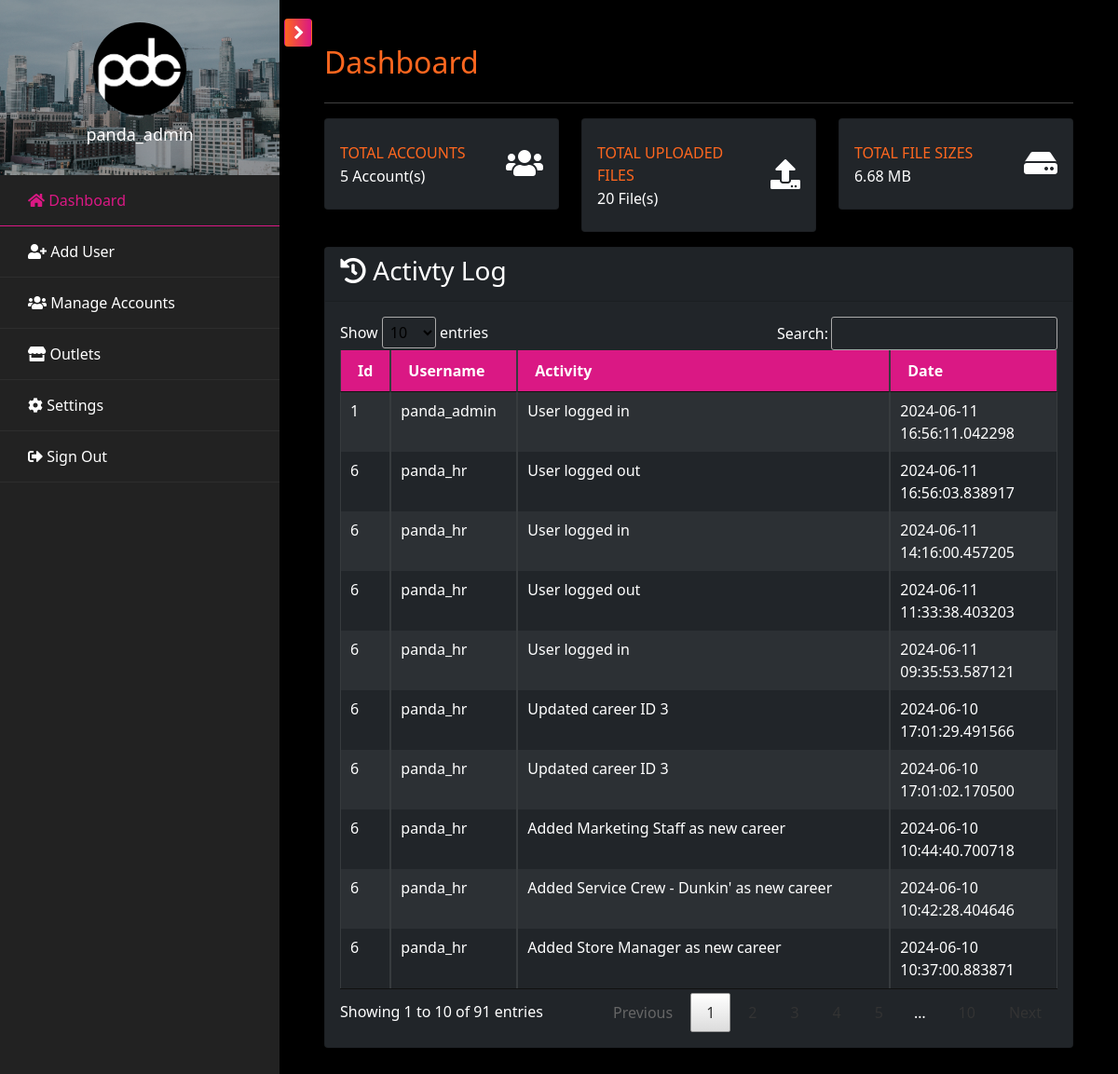
The app's page /pages/admin/admin.dashboard.php (signed in), older data.
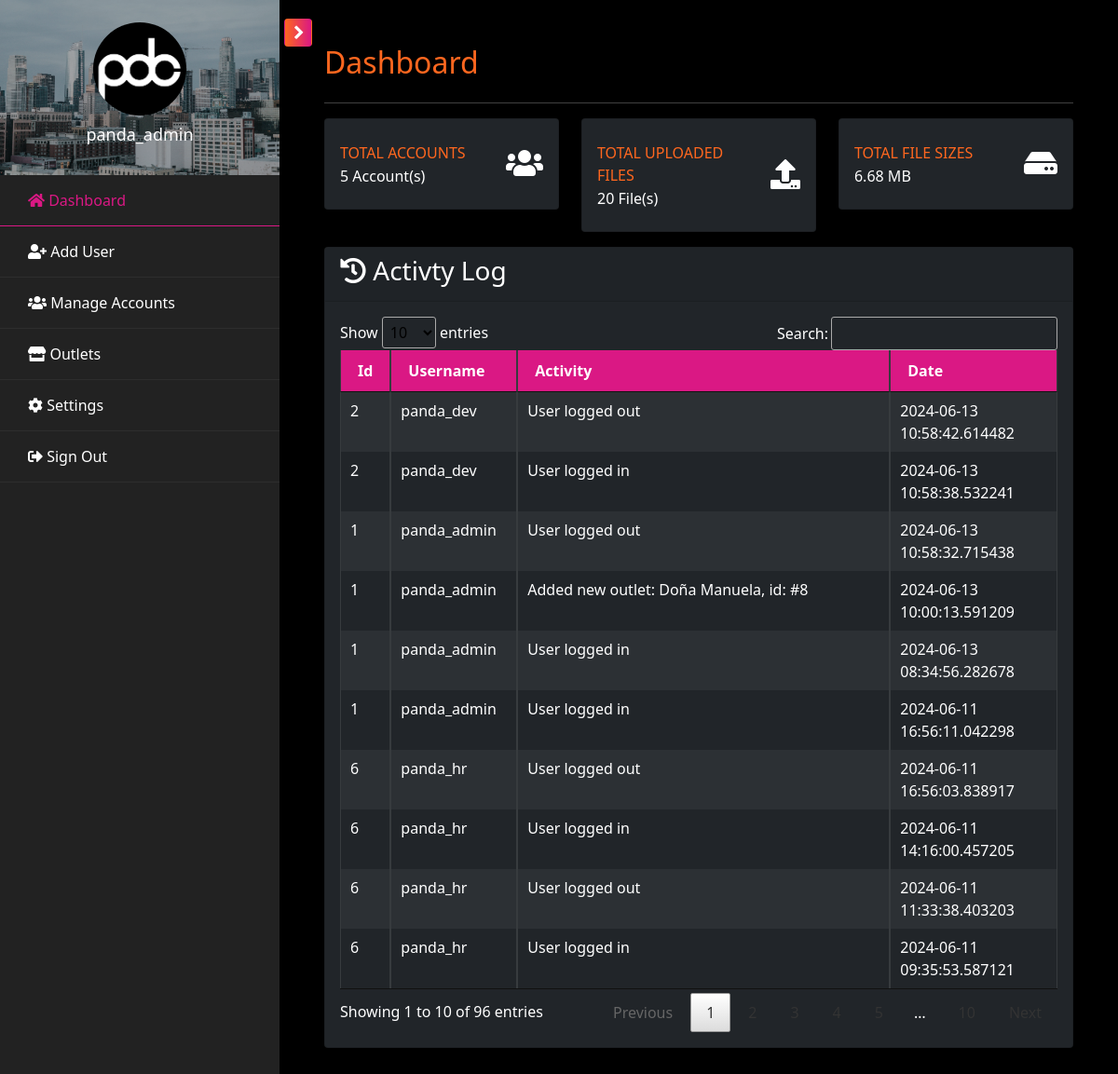
The same page, newer data.
### tables this page shows
CREATE TABLE `tbl_activity` (
  `id` int(100) NOT NULL,
  `user_id` varchar(100) NOT NULL,
  `activity` varchar(2000) NOT NULL,
  `type` varchar(100) NOT NULL,
  `date_posted` datetime(6) NOT NULL DEFAULT current_timestamp(6)
);

CREATE TABLE `tbl_user` (
  `id` int(11) NOT NULL,
  `username` varchar(100) NOT NULL,
  `password` varchar(255) NOT NULL,
  `role` enum('admin','support','dev','marketing','hr','outlet') NOT NULL,
  `branch` varchar(100) DEFAULT NULL,
  `status` enum('Active','Inactive') NOT NULL DEFAULT 'Active',
  `created` datetime(6) DEFAULT current_timestamp(6),
  `updated` datetime(6) DEFAULT current_timestamp(6) ON UPDATE current_timestamp(6)
);

### pages/admin/admin.dashboard.php (the view, shortened to what the changed rows need)
<?php include('admin.header.php'); ?>
            <div id="content" class="p-4 p-md-5 pt-5">
                <h2 class="mb-4 text-orange">Dashboard</h2>
                <div class="row">
                    <div class="col-lg-4 col-md-6 col-sm-6 col-12 mb-3">
                        <div class="card py-2 bg-dark">
                            <div class="card-body">
                                <div class="row no-gutters align-items-center">
                                    <div class="col mr-0">
                                        <div class="text-xs font-weight-bold text-orange text-uppercase mb-1">Total Accounts</div>
                                        <div class="h6 mb-0">
                                            <?php
                                                $acc_qry = "SELECT COUNT(*) FROM tbl_user WHERE status='Active'";
                                                $result = mysqli_query($conn, $acc_qry) or die(mysqli_error($db));
                                                while ($row = mysqli_fetch_array($result)) {
                                                    if($row[0] <= 0) {
                                                        echo "0";
                                                    }
                                                    else {
                                                        echo "$row[0]";
                                                    }
                                                }
                                            ?>&nbsp;Account(s)
                                        </div>
                                    </div>
                                </div>
                            </div>
                        </div>
                    </div>
                </div>
                <div class="card bg-dark">
                    <div class="card-body">
                        <div class="table-responsive">
                            <table class="table table-bordered table-striped table-dark table-sm w-100" id="al_table">
                                <thead>
                                    <tr>
                                        <th>Id</th>
                                        <th>Username</th>
                                        <th>Activity</th>
                                        <th>Date</th>
                                    </tr>
                                </thead>
                                <tbody>
                                    <?php
                                        $activity_qry = mysqli_query($conn, "SELECT a.*, u.id as userid, u.username FROM tbl_activity a INNER JOIN tbl_user u ON a.user_id = u.id ORDER BY date_posted DESC");
                                        while($rows=mysqli_fetch_array($activity_qry)){
                                    ?>
                                        <tr>
                                            <td><?php echo $rows["userid"]; ?></td>
                                            <td><?php echo $rows["username"]; ?></td>
                                            <td><?php echo $rows["activity"]; ?></td>
                                            <td><?php echo $rows["date_posted"]; ?></td>
                                        </tr>
                                    <?php } ?>
                                </tbody>
                            </table>
                        </div>
                    </div>
                </div>
            </div>
<?php include('admin.footer.php'); ?>

Row changes from the older to the newer data that the page shows:
no longer on this page (row unchanged): tbl_activity: user "6", user.username "panda_hr", activity "Updated career ID 3", date_posted "2024-06-10 17:01:29.491566"
no longer on this page (row unchanged): tbl_activity: user "6", user.username "panda_hr", activity "Updated career ID 3", date_posted "2024-06-10 17:01:02.170500"
no longer on this page (row unchanged): tbl_activity: user "6", user.username "panda_hr", activity "Added Marketing Staff as new career", date_posted "2024-06-10 10:44:40.700718"
no longer on this page (row unchanged): tbl_activity: user "6", user.username "panda_hr", activity "Added Service Crew - Dunkin' as new career", date_posted "2024-06-10 10:42:28.404646"
no longer on this page (row unchanged): tbl_activity: user "6", user.username "panda_hr", activity "Added Store Manager as new career", date_posted "2024-06-10 10:37:00.883871"
added tbl_activity: user "2", user.username "panda_dev", activity "User logged out", date_posted "2024-06-13 10:58:42.614482"
added tbl_activity: user "2", user.username "panda_dev", activity "User logged in", date_posted "2024-06-13 10:58:38.532241"
added tbl_activity: user "1", user.username "panda_admin", activity "User logged out", date_posted "2024-06-13 10:58:32.715438"
added tbl_activity: user "1", user.username "panda_admin", activity "Added new outlet: Doña Manuela, id: #8", date_posted "2024-06-13 10:00:13.591209"
added tbl_activity: user "1", user.username "panda_admin", activity "User logged in", date_posted "2024-06-13 08:34:56.282678"
Text that changed along with them:
text written by a page script: "Show entries Search: Showing 1 to 10 of 91 entries Previous 1 …" → "Show entries Search: Showing 1 to 10 of 96 entries Previous 1 …"
